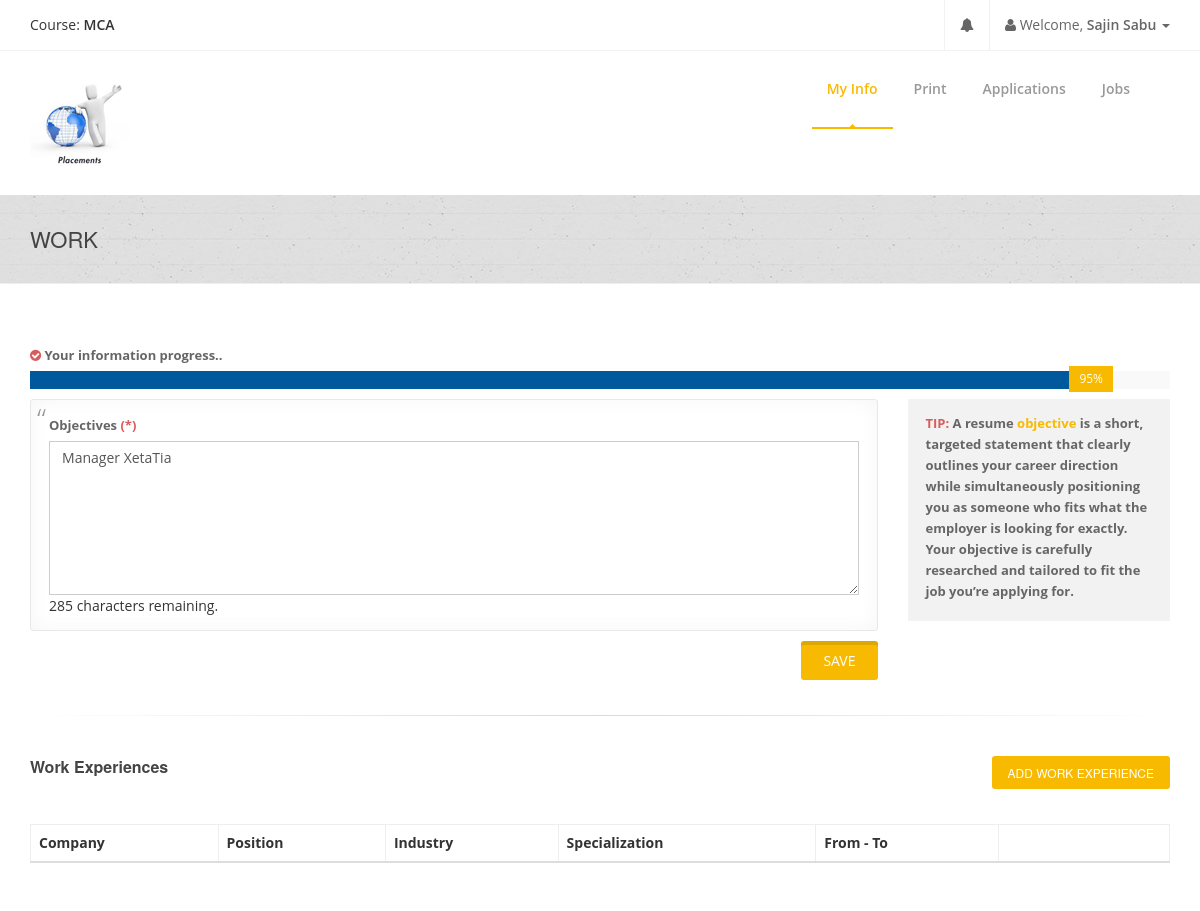
Screenshot of /student-view/myinfo/work.php (signed in) with the database file from the repository.
### tables this page shows
CREATE TABLE `coursetbl` (
  `CourseID` int(11) NOT NULL,
  `CourseTitle` varchar(255) NOT NULL,
  `CourseCode` varchar(255) NOT NULL,
  `CourseDescription` varchar(255) NOT NULL
);

CREATE TABLE `studentinfotbl` (
  `StudentID` varchar(255) NOT NULL,
  `Password` varchar(255) NOT NULL,
  `SaltedPassword` varchar(255) NOT NULL,
  `FirstName` varchar(255) NOT NULL,
  `MiddleName` varchar(255) NOT NULL,
  `LastName` varchar(255) NOT NULL,
  `Gender` varchar(255) NOT NULL,
  `Birthdate` varchar(255) NOT NULL,
  `Status` varchar(255) NOT NULL,
  `CivilStatus` varchar(255) NOT NULL,
  `Nationality` varchar(255) NOT NULL,
  `EmploymentStatus` varchar(255) NOT NULL,
  `FBLink` varchar(255) NOT NULL,
  `TwitterLink` varchar(255) NOT NULL,
  `ProfileImage` varchar(255) NOT NULL,
  `MajorCourse` varchar(255) NOT NULL,
  `Objectives` varchar(300) NOT NULL
);

### connection.php (called while the page is built, shortened)
<?php
class GSecureSQLConfig
{
    static function get_mysqli_config($type = NULL)
    {
        if (strtoupper($type) == 'LOCALHOST') {
            return array(
                'host' => 'localhost:3306',
                'user' => 'root',
                'pass' => '',
                'db' => 'e2edb'
            );
        } else {
            return array(
                'host' => 'localhost:3306',
                'user' => 'root',
                'pass' => '',
                'db' => 'u305071956_e2edb'
            );
        }
    }
}
class GSecureSQL
{
    private static $config;
    private static function _get_mysqli_config()
    {
        self::$config = GSecureSQLConfig::get_mysqli_config();
    }
    static function query($sql, $has_return = FALSE, $types = NULL)
    {
        $cn = new mysqli(
            self::$config['host'],
            self::$config['user'],
            self::$config['pass'],
            self::$config['db']
        );
        $ret = NULL;
        $st = $cn->prepare($sql);
        if (is_null($types)) {
            if (!$has_return) {
                $st->execute();
                $st->close();
                $cn->close();
                $ret = 'Query has been executed';
            } else {
                $st->execute();
                $p = array();
                $ret = array();
                $k = 0;
                while($st->fetch()){
                    for($i = 0; $i < count($p); $i++){
                        $ret[$k][$i] = $p[$i];
                    }
                    $k++;
                }
            }
        } else {
            if (!$has_return) {
                $arg = func_get_args();
                $code = '$st->bind_param($types';
                for ($i = 3; $i < count($arg); $i++) {
                    $code .= ',$arg[' . $i . ']';
                }
                $code .= ');';
                eval($code);
                $st->execute();
                $st->close();
                $cn->close();
            } else {
                $arg = func_get_args();
                $code = '$st->bind_param($types';
                for ($i = 3; $i < count($arg); $i++) {
                    $code .= ',$arg[' . $i . ']';
                }
                $code .= ');';
                eval($code);
                $st->execute();
                $code_result = '$st->bind_result(';
                $bool = false;
                $p = array();
                for($i = 0; $i < $st->field_count; $i++){
                    if(!$bool){
                        $bool = true;
                        $code_result .= '$p[' . $i . ']';
                    }else{
                        $code_result .= ',$p[' . $i . ']';
                    }
                }
                $code_result .= ');';
                eval($code_result);
                $ret = array();
                $k = 0;
                while($st->fetch()){
                    for($i = 0; $i < count($p); $i++){
                        $ret[$k][$i] = $p[$i];
                    }
                    $k++;
                }
            }
        }
        return $ret;
    }
}

### student-view/myinfo/work.php (the view, shortened to what this page needs)
<?php
include('../../connection.php');
$StudentID = $_SESSION['StudentID'];
$infoquery =
    GSecureSQL::query(
        "SELECT FirstName, LastName, MajorCourse, Objectives FROM studentinfotbl WHERE StudentID = ?",
        TRUE,
        "s",
        $StudentID
    );
$FirstName = $infoquery[0][0];
$LastName = $infoquery[0][1];
$MajorCourse = $infoquery[0][2];
$StudentName = $FirstName . " " . $LastName;
$Objectives = $infoquery[0][3];
$course_qry =
    GSecureSQL::query(
        "SELECT CourseTitle FROM coursetbl WHERE CourseCode = ?",
        TRUE,
        "s",
        $MajorCourse
    );
$MajorCourse = $course_qry[0][0];
$progress_tbl =
    GSecureSQL::query(
        "SELECT
        Pinfo,
        Cinfo,
        Objective,
        WorkXP,
        School,
        Certification,
        Achievements,
        Specialization,
        Languages,
        _References
        FROM progresstbl
        WHERE StudentID = ?",
        TRUE,
        "s",
        $StudentID
    );
$Progress = 10;
$Pinfo = $progress_tbl[0][0];
$Cinfo = $progress_tbl[0][1];
$Objective = $progress_tbl[0][2];
$School = $progress_tbl[0][4];
$Certification = $progress_tbl[0][5];
$Achievements = $progress_tbl[0][6];
$Specialization = $progress_tbl[0][7];
$Languages = $progress_tbl[0][8];
$References = $progress_tbl[0][9];
if ($Pinfo == "ok") {
    $Progress = $Progress + 10;
}
if ($Cinfo == "ok") {
    $Progress = $Progress + 10;
}
if ($Objective == "ok") {
    $Progress = $Progress + 15;
}
if ($School == "ok") {
    $Progress = $Progress + 5;
}
if ($Certification == "ok") {
    $Progress = $Progress + 10;
}
if ($Achievements == "ok") {
    $Progress = $Progress + 10;
}
if ($Specialization == "ok") {
    $Progress = $Progress + 10;
}
if ($Languages == "ok") {
    $Progress = $Progress + 5;
}
if ($References == "ok") {
    $Progress = $Progress + 10;
}
?>
<!doctype html>
<html lang="en">
<head>
    <link href="../../css/bootstrap.min.css" rel="stylesheet"/>
    <link rel="stylesheet" href="../../css/bootstrapValidator.min.css"/>
    <link rel="stylesheet" href="../../css/font-awesome.min.css" type="text/css" media="screen">
    <link rel="stylesheet" type="text/css" href="../../fonts/ffonts/montserrat.css">
    <link rel="stylesheet" type="text/css" href="../../fonts/ffonts/open-sans.css">
    <link rel="stylesheet" type="text/css" href="../../css/slicknav.css" media="screen">
    <link rel="stylesheet" type="text/css" href="../../css/style.css" media="screen">
    <link rel="stylesheet" type="text/css" href="../../css/responsive.css" media="screen">
    <link rel="stylesheet" type="text/css" href="../../css/animate.css" media="screen">
    <link rel="stylesheet" type="text/css" href="../../css/colors/yellow.css" title="yellow" media="screen"/>
    <link rel="stylesheet" type="text/css" href="../../css/checkbox.css" media="screen"/>
    <link rel="stylesheet" href="../../css/notif.css"/>
</head>
<body>
<div id="container">
    <div class="hidden-header"></div>
    <header class="clearfix">
        <div class="top-bar">
            <div class="container">
                <div class="row">
                    <div class="col-md-7">
                        <ul class="profile-name">
                            <li>Course: <b><?php echo $MajorCourse; ?></b></li>
                        </ul>
                    </div>
                    <div class="col-md-5">
                        <ul class="nav navbar-nav navbar-right">
                            <li class="dropdown icon-border" id="notificationLink">
                                <a id="notif" href="#" class="bell itl-tooltip" data-placement="bottom" data-toggle="dropdown"><i class="fa fa-bell"></i></a>
                            </li>
                            <li class="dropdown">
                                <a href="#" class="dropdown-toggle" data-toggle="dropdown"><b class="fa fa-user"></b> Welcome, <b><?php echo $StudentName; ?> </b><b class="caret"></b></a>
                            </li>
                        </ul>
                    </div>
                </div>
            </div>
        </div>
        <div class="navbar navbar-default navbar-top">
            <div class="container">
                <div class="navbar-header">
                    <a class="navbar-brand">
                        <img src="../../images/PlacementCell.png">
                    </a>
                </div>
                <div class="navbar-collapse collapse">
                    <ul class="nav navbar-nav navbar-right">
                        <li>
                            <a class="active" href="personal-info.php">My Info</a>
                        </li>
                        <li>
                            <a href="../resume/print.php">Print</a>
                        </li>
                        <li>
                            <a href="../applications/applications.php">Applications</a>
                        </li>
                        <li>
                            <a href="../search-job/jobs.php">Jobs</a>
                        </li>
                    </ul>
                </div>
            </div>
        </div>
    </header>
    <div class="page-banner no-subtitle">
        <div class="container">
            <div class="row">
                <div class="col-md-6">
                    <h2>Work</h2>
                </div>
            </div>
        </div>
    </div>
    <div id="content">
        <div class="container">
            <label><span class="fa fa-check-circle"></span> Your information progress..</label>
            <div class="skill-shortcode">
                <div class="skill">
                    <div class="progress">
                        <div class="progress-bar" role="progressbar" data-percentage="<?php echo $Progress; ?>" style="width: <?php echo $Progress; ?>%;">
                            <span class="progress-bar-span"><?php echo $Progress; ?>%</span>
                        </div>
                    </div>
                </div>
            </div>
            <div class="row sidebar-page">
                <form method="POST" action="addfunction.php" autocomplete="off">
                    <div class="col-md-9 page-content">
                        <div class="row">
                            <div class="col-md-12">
                                <div class="classic-testimonials">
                                    <div class="testimonial-content">
                                        <label>Objectives <span>(*)</span></label>
                                        <textarea class="form-control" id="Objective" name="Objective" rows="7" maxlength="300" required><?php echo htmlspecialchars($Objectives); ?></textarea>
                                        <div id="textarea_feedback"></div>
                                    </div>
                                    <div class="testimonial-author">
                                        <button type="submit" class="btn-system btn-large" name="btnSave" style="float:right;">Save</button>
                                    </div>
                                </div>
                            </div>
                        </div>
                    </div>
                </form>
                <div class="col-md-3 sidebar right-sidebar">
                    <div class="call-action call-action-boxed call-action-style2 clearfix">
                        <label><span>TIP:</span> A resume <span class="accent-color">objective</span> is a short, targeted statement that clearly outlines your career direction while simultaneously positioning you as someone who fits what the employer is looking for exactly. Your objective is
                            carefully researched and tailored to fit the job you’re applying for.</label>
                    </div>
                </div>
            </div>
            <div class="hr5" style="margin-top:35px;margin-bottom:40px;"></div>
            <div class="row">
                <div class="col-md-6">
                    <h4>Work Experiences<span class="head-line"></span></h4>
                </div>
                <div class="col-md-6">
                    <a class="main-button" style="float:right;cursor:pointer;" data-toggle="modal"
                       data-target="#AddWork">
                        <span class=""> Add Work Experience</span>
                    </a>
                </div>
            </div>
            <div class="hr2" style="margin-top:35px;"></div>
            <table class="table segment table-hover">
                <thead>
                <tr>
                    <th>Company</th>
                    <th>Position</th>
                    <th>Industry</th>
                    <th>Specialization</th>
                    <th>From - To</th>
                    <th width="15%">&nbsp;</th>
                </tr>
                </thead>
            </table>
        </div>
    </div>
</div>
</body>
</html>

### css/colors/yellow.css (style rules this page uses)
a { color: #444; }
.accent-color { color: #f8ba01; }
a.main-button, input[type="submit"] { background-color: #f8ba01; }
.navbar-default .navbar-nav > li:hover > a, .navbar-default .navbar-nav > li > a.active { color: #f8ba01; }
.navbar-default .navbar-nav > li > a:after { background-color: #f8ba01; }
.navbar-default .navbar-nav > li > a.active, .navbar-default .navbar-nav > li:hover > a { border-color: #f8ba01; }
.btn-system { background-color: #f8ba01; }
.progress-bar { background-color: #00599D; }

### css/notif.css (style rules this page uses)
.icon-border { border-left: 1px solid #f2f2f2; border-right: 1px solid #f2f2f2; }

### rows the page displays
coursetbl: CourseTitle "MCA"
studentinfotbl: StudentName "Sajin Sabu", Objective "Manager XetaTia"

### other values shown
$Progress "95"
